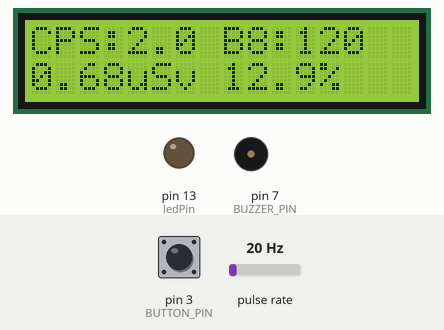
The sketch below on a simulated Arduino Uno, built with avr-gcc and run on an emulated ATmega328P. Shown: 16×2 character LCD, output pins drawn as LEDs (lit = HIGH), buzzer (waves = sounding). Wiring (inferred from the names in the program): pulse sensor: data pin 2. Dashed ring = blinking. Inputs (shaded band) come from the test bench; at power-on: pin 3 (BUTTON_PIN) HIGH, pulse rate 20 Hz.

Above: at 3.7 s.
3.8 s: pin 3 (BUTTON_PIN) pulled LOW for 0.15 s
At 4.41 s:
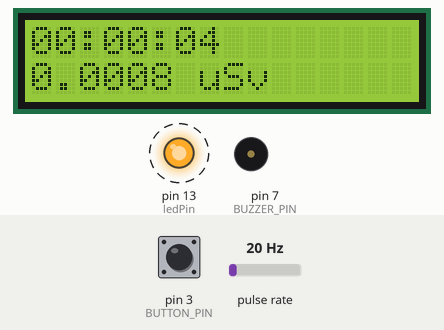
4.5 s: pulse rate (sensor on pin 2) set to 100 Hz
At 6.77 s:
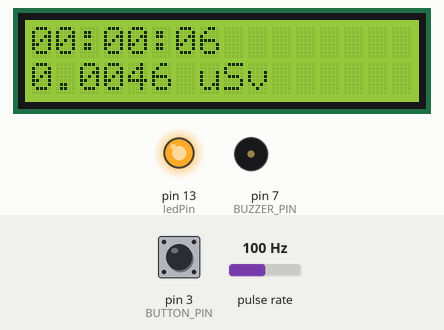
7.4 s: pulse rate (sensor on pin 2) set to 150 Hz
At 10.26 s:
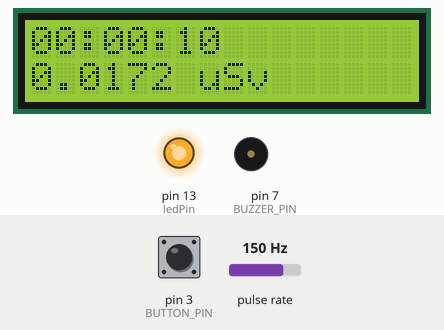
10.4 s: pin 3 (BUTTON_PIN) pulled LOW for 0.15 s
11.1 s: pin 3 (BUTTON_PIN) pulled LOW for 3.2 s
At 13.45 s:
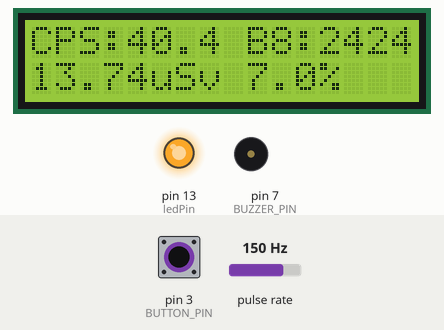
14.9 s: pulse rate (sensor on pin 2) set to 4 Hz
At 15.66 s:
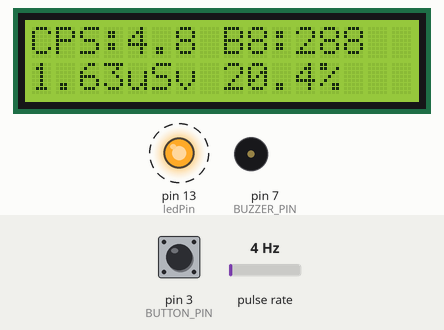
Timing chart, 0 to 17.5 s (numbered marks = the images above; inputs shaded):
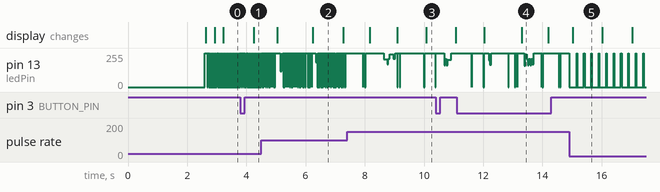

Measured:
- after the input at 3.8 s, the display: changes after 0.45 s (image 1)
- after the input at 14.9 s, tone on pin 7 (BUZZER_PIN): stays silent (without the input it goes to 3000 Hz after 2.6 s)
- what the display in image 5 shows lasts 1.0 s, from 15.0 s to 16.0 s

The sketch:

geiger_0.2.2.ino
```cpp
// (licence header left out)
#include <Wire.h>
#include <LiquidCrystal_I2C.h>

/*
============================
Hardware configuration
Аппаратная конфигурация
============================
*/

#define GEIGER_PIN 2  // Geiger counter input (interrupt)
#define BUZZER_PIN 7  // Buzzer (optional)
#define BUTTON_PIN 3  // Mode / reset button

LiquidCrystal_I2C lcd(0x27, 16, 2);

/*
============================
Measurement parameters
Параметры измерений
============================
*/

// CPS -> µSv/h conversion factor (background calibrated)
// Коэффициент CPS -> мкЗв/ч (калиброван по фону ДКГ-03Д)
const float CPS_TO_USVH = 0.34;

// B-8 control source conversion
// Пересчёт CPS в условные единицы Б-8
const float CPS_TO_B8 = 60.0;

// Maximum sliding window duration for the buffer (seconds)
// Максимальная длительность скользящего окна для буфера (сек)
#define WINDOW_SECONDS 30

// Software dead time / debounce (µs)
// Программное мёртвое время (мкс)
#define DEAD_TIME_US 20000

/*
============================
Dynamic Window Parameters
Параметры динамического окна
============================
*/
#define SLOW_WINDOW_SECONDS 30  // Slow window for background stability / Длинное окно для стабильности на фоне
#define FAST_WINDOW_SECONDS 5   // Fast window for quick reaction / Короткое окно для быстрой реакции
#define CPS_THRESHOLD_FAST 3.0  // CPS threshold to switch to fast mode / Порог CPS для перехода в быстрый режим
#define CPS_THRESHOLD_SLOW 1.5  // CPS threshold to switch back to slow mode / Порог CPS для возврата в медленный режим


/*
============================
Button timing
Тайминги кнопки
============================
*/

#define DEBOUNCE_MS 200
#define LONG_PRESS_MS 1500

/*
============================
Global variables
Глобальные переменные
============================
*/

volatile unsigned long pulseCount = 0;
volatile unsigned long lastPulseTime = 0;
volatile bool beepFlag = false;

unsigned long lastSecondMillis = 0;

// Sliding window buffer
unsigned int cpsBuffer[WINDOW_SECONDS] = { 0 };
unsigned int bufferIndex = 0;
unsigned long lastPulseSnapshot = 0;

// Accumulated dose (µSv)
// Накопленная доза (мкЗв)
float accumulatedDose_uSv = 0.0;

// Accumulation time (seconds)
// Время накопления (секунды)
unsigned long accumulationTime_s = 0;

// Button handling
bool lastButtonState = HIGH;
unsigned long buttonPressTime = 0;
unsigned long lastButtonEvent = 0;

// LED flash variables
// Переменные для вспышки светодиода
const int ledPin = LED_BUILTIN;
const unsigned long flashDuration = 20;
unsigned long ledOnTime = 0;
bool ledIsOn = false;

// Dynamic Window State
// Состояние динамического окна
unsigned int currentWindowDuration = SLOW_WINDOW_SECONDS;

// Display mode
// Режим отображения
enum DisplayMode {
  DISPLAY_MAIN,
  DISPLAY_ACCUM
};

DisplayMode displayMode = DISPLAY_MAIN;

/*
============================
Interrupt Service Routine
Обработчик прерывания
============================
*/

void geigerISR() {
  unsigned long now = micros();

  // Software dead time (anti-bounce)
  // Программное мёртвое время (антидребезг)
  if (now - lastPulseTime > DEAD_TIME_US) {
    pulseCount++;
    lastPulseTime = now;
    beepFlag = true;
  }
}

/*
============================
Reset all measurements
Сброс всех измерений
============================
*/

void resetMeasurements() {
  noInterrupts();
  pulseCount = 0;
  lastPulseSnapshot = 0;
  interrupts();

  for (unsigned int i = 0; i < WINDOW_SECONDS; i++) {
    cpsBuffer[i] = 0;
  }

  bufferIndex = 0;
  accumulatedDose_uSv = 0.0;
  accumulationTime_s = 0;
}

/*
============================
Setup
============================
*/

void setup() {
  pinMode(GEIGER_PIN, INPUT_PULLUP);
  pinMode(BUZZER_PIN, OUTPUT);
  pinMode(BUTTON_PIN, INPUT_PULLUP);
  pinMode(ledPin, OUTPUT);

  attachInterrupt(digitalPinToInterrupt(GEIGER_PIN), geigerISR, RISING);

  lcd.init();
  lcd.backlight();

  lcd.setCursor(0, 0);
  lcd.print("DP-5 Monitor");
  lcd.setCursor(0, 1);
  lcd.print("ver. 0.2.2");
  delay(2500);
  lcd.clear();
}

/*
============================
Main loop
============================
*/

void loop() {

  unsigned long nowMillis = millis();

/*
============================
Beep & LED flash trigger
Триггер звука и светодиода
============================
*/

  if (beepFlag) {
    digitalWrite(ledPin, HIGH);
    ledIsOn = true;
    ledOnTime = millis();
    tone(BUZZER_PIN, 3000, 5);
    beepFlag = false;
  }

  // LED turn off logic (timer-based)
  // Логика выключения светодиода (срабатывает по таймеру)
  if (ledIsOn && (millis() - ledOnTime >= flashDuration)) {
    digitalWrite(ledPin, LOW);
    ledIsOn = false;
  }

  /*
  ============================
  Button handling
  Обработка кнопки
  ============================
  */

  bool buttonState = digitalRead(BUTTON_PIN);

  // Button press detected
  // Обнаружено нажатие
  if (buttonState == LOW && lastButtonState == HIGH && nowMillis - lastButtonEvent > DEBOUNCE_MS) {
    buttonPressTime = nowMillis;
    lastButtonEvent = nowMillis;
  }

  // Button release detected
  // Обнаружено отпускание
  if (buttonState == HIGH && lastButtonState == LOW) {
    unsigned long pressDuration = nowMillis - buttonPressTime;

    // Long press -> reset all measurements
    // Долгое нажатие -> сброс всех измерений
    if (pressDuration >= LONG_PRESS_MS) {
      resetMeasurements();
    }
    // Short press -> switch display mode
    // Короткое нажатие -> смена экрана
    else {
      displayMode = (displayMode == DISPLAY_MAIN) ? DISPLAY_ACCUM : DISPLAY_MAIN;
    }
  }

  lastButtonState = buttonState;

  /*
  ============================
  Once per second processing
  Обработка раз в секунду
  ============================
  */

  if (nowMillis - lastSecondMillis >= 1000) {
    lastSecondMillis += 1000;

    // Safe pulse counter read
    unsigned long currentCount;
    noInterrupts();
    currentCount = pulseCount;
    interrupts();

    // Pulses in last second
    unsigned int pulsesThisSecond = currentCount - lastPulseSnapshot;
    lastPulseSnapshot = currentCount;

    // Update sliding window buffer
    // Обновляем буфер скользящего окна
    cpsBuffer[bufferIndex] = pulsesThisSecond;
    bufferIndex = (bufferIndex + 1) % WINDOW_SECONDS;


    /*
    ============================
    Dynamic window logic
    Логика динамического окна
    ============================
    */

    // First, calculate a preliminary CPS based on the *current* window to make a decision
    // Сначала рассчитываем "предварительный" CPS по *текущему* окну, чтобы принять решение
    unsigned long pre_windowPulses = 0;
    for (unsigned int i = 0; i < currentWindowDuration; i++) {
      int readIndex = (bufferIndex - 1 - i + WINDOW_SECONDS) % WINDOW_SECONDS;
      pre_windowPulses += cpsBuffer[readIndex];
    }
    float previous_cps = (float)pre_windowPulses / (float)currentWindowDuration;

    // If average CPS exceeds the threshold, switch to fast mode
    // Если средний CPS превысил порог, переключаемся в быстрый режим
    if (previous_cps > CPS_THRESHOLD_FAST) {
      currentWindowDuration = FAST_WINDOW_SECONDS;
    }
    // If average CPS drops below the threshold, switch back to slow mode
    // Если средний CPS упал ниже порога, возвращаемся в медленный режим
    else if (previous_cps < CPS_THRESHOLD_SLOW) {
      currentWindowDuration = SLOW_WINDOW_SECONDS;
    }
    // If CPS is between thresholds, the mode does not change, creating a hysteresis
    // (Если CPS между порогами, режим не меняется, создавая гистерезис)


    /*
    ============================
    Sum pulses in DYNAMIC window
    Сумма импульсов в ДИНАМИЧЕСКОМ окне
    ============================
    */

    // Recalculate the sum, but now for the window of the desired length
    // Пересчитываем сумму, но уже для окна нужной нам длины
    unsigned long windowPulses = 0;
    for (unsigned int i = 0; i < currentWindowDuration; i++) {
      // Go "backwards" through the circular buffer from the current position
      // Идем "назад" по кольцевому буферу от текущей позиции
      int readIndex = (bufferIndex - 1 - i + WINDOW_SECONDS) % WINDOW_SECONDS;
      windowPulses += cpsBuffer[readIndex];
    }

    /*
    ============================
    CPS, CPM (B-8) and dose calculation
    Расчёт CPS, CPM (Б-8) и дозы
    ============================
    */

    // The average is now calculated over the dynamic window
    // Теперь среднее считается по динамическому окну
    float cps = (float)windowPulses / (float)currentWindowDuration;
    float doseRate_uSv = cps * CPS_TO_USVH;

    // Accumulate dose ALWAYS
    // Накопление дозы ВСЕГДА
    accumulatedDose_uSv += doseRate_uSv / 3600.0;

    // Accumulate time ALWAYS
    // Время накопления ВСЕГДА
    accumulationTime_s++;

    // B-8 equivalent
    unsigned long b8Value = (unsigned long)(cps * CPS_TO_B8);

    // Poisson statistical error (%)
    float errorPercent = 0.0;
    if (windowPulses > 0) {
      errorPercent = 100.0 / sqrt(windowPulses);
    }

    /*
    ============================
    LCD output
    Вывод на дисплей
    ============================
    */

    if (displayMode == DISPLAY_MAIN) {

      lcd.setCursor(0, 0);
      lcd.print("CPS:");
      lcd.print(cps, 1);
      lcd.print(" B8:");
      lcd.print(b8Value);
      lcd.print("   ");

      lcd.setCursor(0, 1);
      lcd.print(doseRate_uSv, 2);
      lcd.print("uSv ");
      lcd.print(errorPercent, 1);
      lcd.print("%   ");

    } else {

      // Format accumulation time HH:MM:SS
      // Форматирование времени накопления ЧЧ:ММ:СС
      unsigned long hours = accumulationTime_s / 3600;
      unsigned long minutes = (accumulationTime_s % 3600) / 60;
      unsigned long seconds = accumulationTime_s % 60;

      lcd.setCursor(0, 0);
      if (hours < 10) lcd.print("0");
      lcd.print(hours);
      lcd.print(":");
      if (minutes < 10) lcd.print("0");
      lcd.print(minutes);
      lcd.print(":");
      if (seconds < 10) lcd.print("0");
      lcd.print(seconds);
      lcd.print("        ");

      lcd.setCursor(0, 1);
      lcd.print(accumulatedDose_uSv, 4);
      lcd.print(" uSv       ");
    }
  }
}
```
